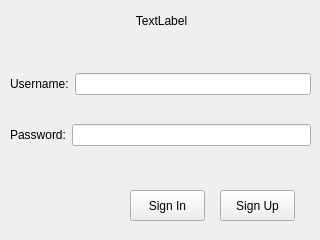
<?xml version="1.0" encoding="UTF-8"?>
<ui version="4.0">
 <class>LoginWindow</class>
 <widget class="QWidget" name="LoginWindow">
  <property name="geometry">
   <rect>
    <x>0</x>
    <y>0</y>
    <width>320</width>
    <height>240</height>
   </rect>
  </property>
  <property name="windowTitle">
   <string>Form</string>
  </property>
  <widget class="QWidget" name="verticalLayoutWidget">
   <property name="geometry">
    <rect>
     <x>10</x>
     <y>50</y>
     <width>301</width>
     <height>121</height>
    </rect>
   </property>
   <layout class="QVBoxLayout" name="verticalLayout">
    <item>
     <layout class="QHBoxLayout" name="horizontalLayout">
      <item>
       <widget class="QLabel" name="label">
        <property name="text">
         <string>Username:</string>
        </property>
       </widget>
      </item>
      <item>
       <widget class="QLineEdit" name="edit_username"/>
      </item>
     </layout>
    </item>
    <item>
     <layout class="QHBoxLayout" name="horizontalLayout_2">
      <item>
       <widget class="QLabel" name="label_2">
        <property name="text">
         <string>Password:</string>
        </property>
       </widget>
      </item>
      <item>
       <widget class="QLineEdit" name="edit_password"/>
      </item>
     </layout>
    </item>
   </layout>
  </widget>
  <widget class="QLabel" name="label_message">
   <property name="geometry">
    <rect>
     <x>-4</x>
     <y>10</y>
     <width>331</width>
     <height>21</height>
    </rect>
   </property>
   <property name="text">
    <string>TextLabel</string>
   </property>
   <property name="alignment">
    <set>Qt::AlignCenter</set>
   </property>
  </widget>
  <widget class="QPushButton" name="button_signup">
   <property name="geometry">
    <rect>
     <x>220</x>
     <y>190</y>
     <width>75</width>
     <height>31</height>
    </rect>
   </property>
   <property name="text">
    <string>Sign Up</string>
   </property>
  </widget>
  <widget class="QPushButton" name="button_signin">
   <property name="geometry">
    <rect>
     <x>130</x>
     <y>190</y>
     <width>75</width>
     <height>31</height>
    </rect>
   </property>
   <property name="text">
    <string>Sign In</string>
   </property>
  </widget>
 </widget>
 <resources/>
 <connections/>
</ui>
